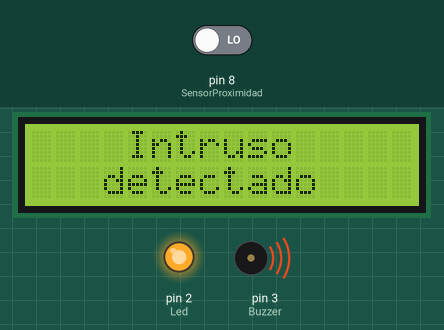
Bench run of a sketch on a simulated Arduino Uno, built with avr-gcc and run on an emulated ATmega328P. On the bench: 16×2 character LCD, output pins drawn as LEDs (lit = HIGH), buzzer (waves = sounding, pin HIGH). The inputs (shaded band) are chosen by the test bench; at power-on: pin 8 (SensorProximidad) LOW.

Above: at 1.2 s.
1.3 s: pin 8 (SensorProximidad) driven HIGH
At 4.5 s:
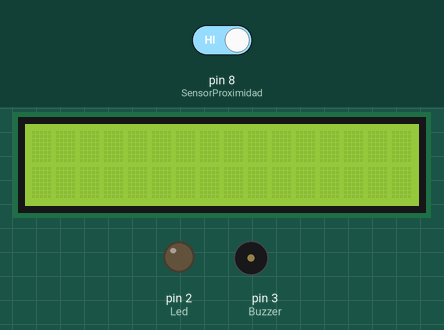
5.3 s: pin 8 (SensorProximidad) driven LOW
At 6.0 s:
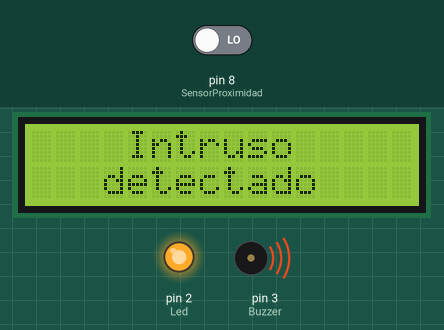
Timing chart, 0 to 8.3 s (numbered marks = the images above; inputs shaded):
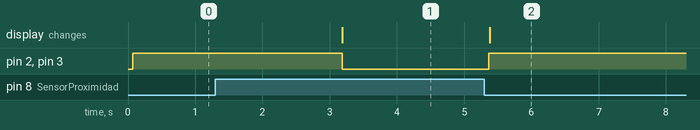

The sketch:

Sensor_Infra_v3.ino
```cpp
//This code is to use with FC51 IR proximity sensor, when it detects an obstacle it lights the internal LED
//of the Arduino Board, refer to Surtrtech for more information
#include <LiquidCrystal_I2C.h>

const int SensorProximidad = 8; //Declaring where the Out pin from the sensor is wired
const int Led = 2;
const int Buzzer = 3;
LiquidCrystal_I2C lcd(0x27,16,2);

void setup() {
  pinMode(Led, OUTPUT);   // setting the pin modes, the "13" stands for the internal Arduino uno internal LED
  pinMode(Buzzer, OUTPUT);
  pinMode(SensorProximidad,INPUT); // then we have the out pin from the module

  lcd.init();
  lcd.backlight();
  lcd.clear();
}

void loop() {

  lcd.display();

  if(digitalRead(SensorProximidad)==HIGH)      // Se verifica si hay algo cerca al sensor de Proximidad
  {
    digitalWrite(Led, LOW);
    digitalWrite(Buzzer, LOW); // Si no hay nada cerca, el led y el buzzer se mantienen apagados
    lcd.clear();
  }
  else
  {
    digitalWrite(Led, HIGH);    // Si hay algo cerca, el led y el buzzer alertan
    digitalWrite(Buzzer, HIGH);

    lcd.setCursor(4,0);
    lcd.print("Intruso");
    lcd.setCursor(3,1);
    lcd.print("detectado");


     delay(3000);

  }
  delay(100);
}
```

Measured:
- after the input at 1.3 s, pin 2 (Led), pin 3 (Buzzer): HIGH → LOW after 1.9 s; the display: changes after 1.9 s (image 1)
- after the input at 5.3 s, pin 2 (Led), pin 3 (Buzzer): LOW → HIGH after 0.07 s; the display: changes after 0.08 s (image 2)
